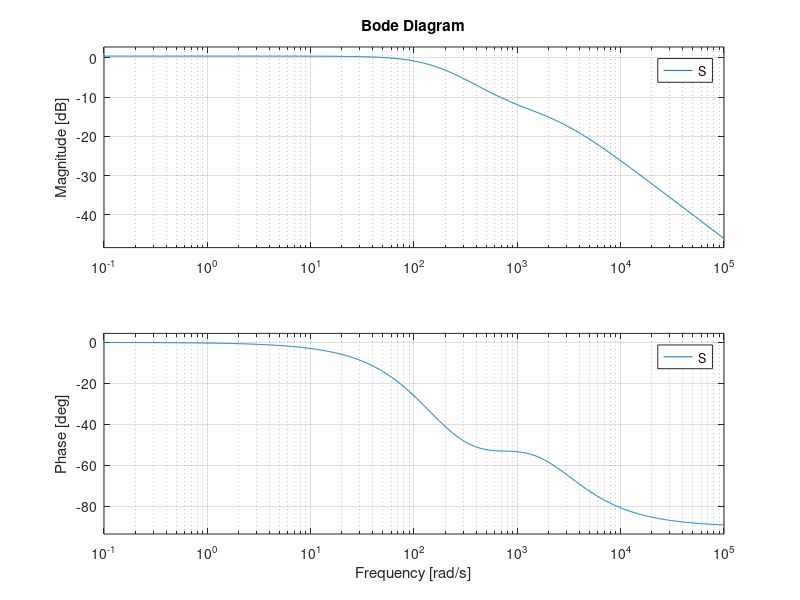

Write MATLAB code to recreate this figure.
%%
clear all;close all;clc;
s=tf('s');

%Planta
P=(-0.099863*s)/((s+10.14)*(s-10.14));

%Espacio de estados
num = [-0.099863 0];
den = [1 0 -102.8196];
[A, B, C, D] = tf2ss(num, den);

%Condición inical
phi_i=5*(pi);

%Muestreo
Ts=0.01;
Ps=(1-Ts/4)/(1+Ts/4);

%Control PID
kp=4200/2
ki=41530/2
kd=5/2
%C_pid=-(kp+ki/s+kd*s);
C_pid=-(kp+ki/s+kd*s)*(1/(s/2000+1));
%C_pid= -(kp + ki/s + (kd*s)/(s/1000+1));
L=C_pid * P;
S = minreal(L/(1+L));
figure();
bode(S);
grid on;




